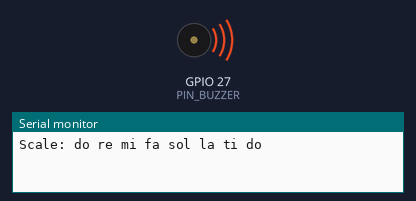
Bench run of a sketch on a simulated ESP32. Parts: buzzer (waves = sounding), the last lines printed to the serial monitor.

Above: at 0.1 s.
At 9.6 s:
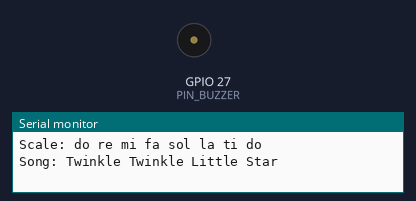
Timing chart, 0 to 11.1 s (numbered marks = the images above):
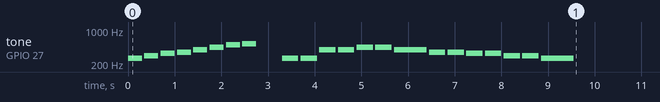

The sketch:

module05_buzzer_tones.ino
```cpp
// Module 5 - Practice 4: a passive buzzer plays tones
// Passive buzzer on D27 (through a 220 ohm resistor). Pitch = PWM frequency.

const int PIN_BUZZER = 27;  // buzzer (canonical pin map)

// Frequencies of the musical scale (Hz), 4th octave
const int NOTE_C4 = 262;
const int NOTE_D4 = 294;
const int NOTE_E4 = 330;
const int NOTE_F4 = 349;
const int NOTE_G4 = 392;
const int NOTE_A4 = 440;
const int NOTE_B4 = 494;
const int NOTE_C5 = 523;

// "Twinkle Twinkle Little Star" (folk song, public domain): the notes and their lengths (in beats)
const int MELODY[] = {NOTE_C4, NOTE_C4, NOTE_G4, NOTE_G4, NOTE_A4, NOTE_A4, NOTE_G4, NOTE_F4, NOTE_F4, NOTE_E4, NOTE_E4, NOTE_D4, NOTE_D4, NOTE_C4};
const int BEATS[] = {1, 1, 1, 1, 1, 1, 2, 1, 1, 1, 1, 1, 1, 2};
const int NOTE_COUNT = 14;
const int ONE_BEAT = 350;  // milliseconds

// Plays one note for durationMs milliseconds, then stays silent for a moment.
void playTone(int frequency, int durationMs) {
  ledcWriteTone(PIN_BUZZER, frequency);  // start sounding at this frequency
  delay(durationMs);
  ledcWriteTone(PIN_BUZZER, 0);          // frequency 0 = silence
  delay(50);                             // a short pause so two identical notes still sound separate
}

void setup() {
  Serial.begin(115200);
  ledcAttach(PIN_BUZZER, 1000, 10);  // set up PWM on D27; its frequency is changed for every note

  Serial.println("Scale: do re mi fa sol la ti do");
  int scale[] = {NOTE_C4, NOTE_D4, NOTE_E4, NOTE_F4, NOTE_G4, NOTE_A4, NOTE_B4, NOTE_C5};
  for (int i = 0; i < 8; i++) {
    playTone(scale[i], 300);
  }
  delay(500);

  Serial.println("Song: Twinkle Twinkle Little Star");
  for (int i = 0; i < NOTE_COUNT; i++) {
    playTone(MELODY[i], BEATS[i] * ONE_BEAT);
  }
  Serial.println("Done. Press the EN button on the board to hear it again.");
}

void loop() {
  // left empty on purpose: the song only needs to be played once, in setup()
}
```
